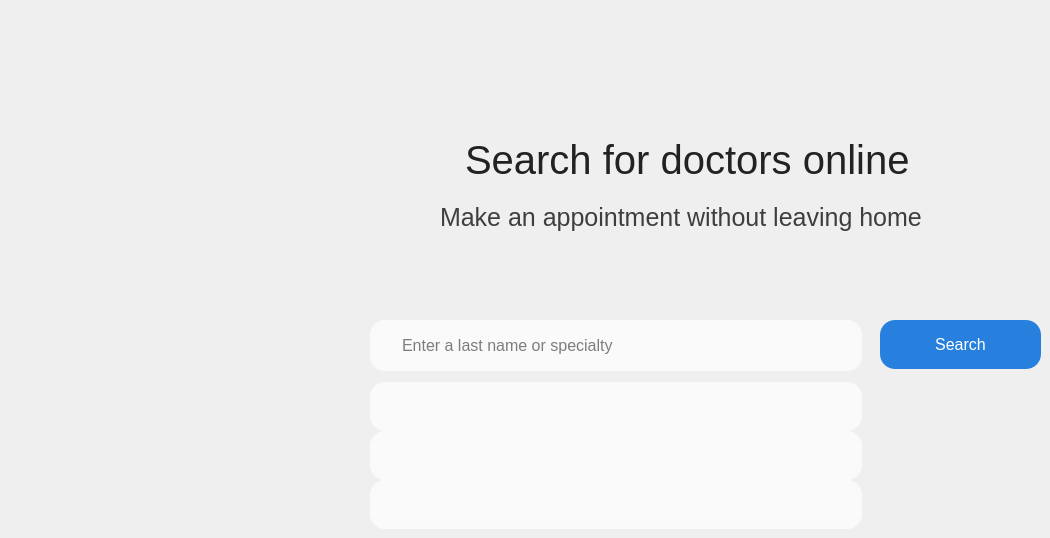
    <widget class="QWidget" name="tab">
     <attribute name="title">
      <string>Main Page</string>
     </attribute>
     <widget class="QLabel" name="label">
      <property name="geometry">
       <rect>
        <x>465</x>
        <y>120</y>
        <width>470</width>
        <height>80</height>
       </rect>
      </property>
      <property name="styleSheet">
       <string notr="true">font-size: 40px;
color: #222222;

</string>
      </property>
      <property name="text">
       <string>Search for doctors online</string>
      </property>
     </widget>
     <widget class="QLabel" name="label_2">
      <property name="geometry">
       <rect>
        <x>440</x>
        <y>200</y>
        <width>520</width>
        <height>35</height>
       </rect>
      </property>
      <property name="styleSheet">
       <string notr="true">font-size: 25px;
color: #3E3E3E;

</string>
      </property>
      <property name="text">
       <string>Make an appointment without leaving home</string>
      </property>
     </widget>
     <widget class="QPushButton" name="pushButton_4">
      <property name="geometry">
       <rect>
        <x>370</x>
        <y>382</y>
        <width>492</width>
        <height>49</height>
       </rect>
      </property>
      <property name="styleSheet">
       <string notr="true">QPushButton {
  padding: 15px 30px;
  font-size: 16px;
  border-radius: 15px;
  background: #FAFAFA;
  border: none;
  color: #000;
}

QPushButton:pressed {
  background: #f7f2f2;
}</string>
      </property>
      <property name="text">
       <string/>
      </property>
     </widget>
     <widget class="QPushButton" name="pushButton_24">
      <property name="geometry">
       <rect>
        <x>370</x>
        <y>431</y>
        <width>492</width>
        <height>49</height>
       </rect>
      </property>
      <property name="styleSheet">
       <string notr="true">QPushButton {
  padding: 15px 30px;
  font-size: 16px;
  border-radius: 15px;
  background: #FAFAFA;
  border: none;
  color: #000;
}

QPushButton:pressed {
  background: #f7f2f2;
}</string>
      </property>
      <property name="text">
       <string/>
      </property>
     </widget>
     <widget class="QPushButton" name="pushButton_25">
      <property name="geometry">
       <rect>
        <x>370</x>
        <y>480</y>
        <width>492</width>
        <height>49</height>
       </rect>
      </property>
      <property name="styleSheet">
       <string notr="true">QPushButton {
  padding: 15px 30px;
  font-size: 16px;
  border-radius: 15px;
  background: #FAFAFA;
  border: none;
  color: #000;
}

QPushButton:pressed {
  background: #f7f2f2;
}</string>
      </property>
      <property name="text">
       <string/>
      </property>
     </widget>
     <widget class="QLineEdit" name="lineEdit_46">
      <property name="geometry">
       <rect>
        <x>370</x>
        <y>320</y>
        <width>492</width>
        <height>51</height>
       </rect>
      </property>
      <property name="toolTip">
       <string/>
      </property>
      <property name="statusTip">
       <string/>
      </property>
      <property name="whatsThis">
       <string/>
      </property>
      <property name="accessibleName">
       <string/>
      </property>
      <property name="accessibleDescription">
       <string/>
      </property>
      <property name="styleSheet">
       <string notr="true">padding: 15px 30px;
font-size: 16px;
border-radius: 15px;
background: #FAFAFA;
border: none;</string>
      </property>
      <property name="inputMask">
       <string/>
      </property>
      <property name="text">
       <string/>
      </property>
      <property name="frame">
       <bool>true</bool>
      </property>
      <property name="placeholderText">
       <string>Enter a last name or specialty </string>
      </property>
     </widget>
     <widget class="QPushButton" name="pushButton_26">
      <property name="geometry">
       <rect>
        <x>880</x>
        <y>320</y>
        <width>161</width>
        <height>49</height>
       </rect>
      </property>
      <property name="styleSheet">
       <string notr="true">QPushButton {
  padding: 15px 30px;
  font-size: 16px;
  border-radius: 15px;
  background: #2780DD;
  border: none;
  text-align: center;
  color: #fff;
}

QPushButton:pressed {
  background: #2B5DAA;
}</string>
      </property>
      <property name="text">
       <string>Search</string>
      </property>
     </widget>
    </widget>
